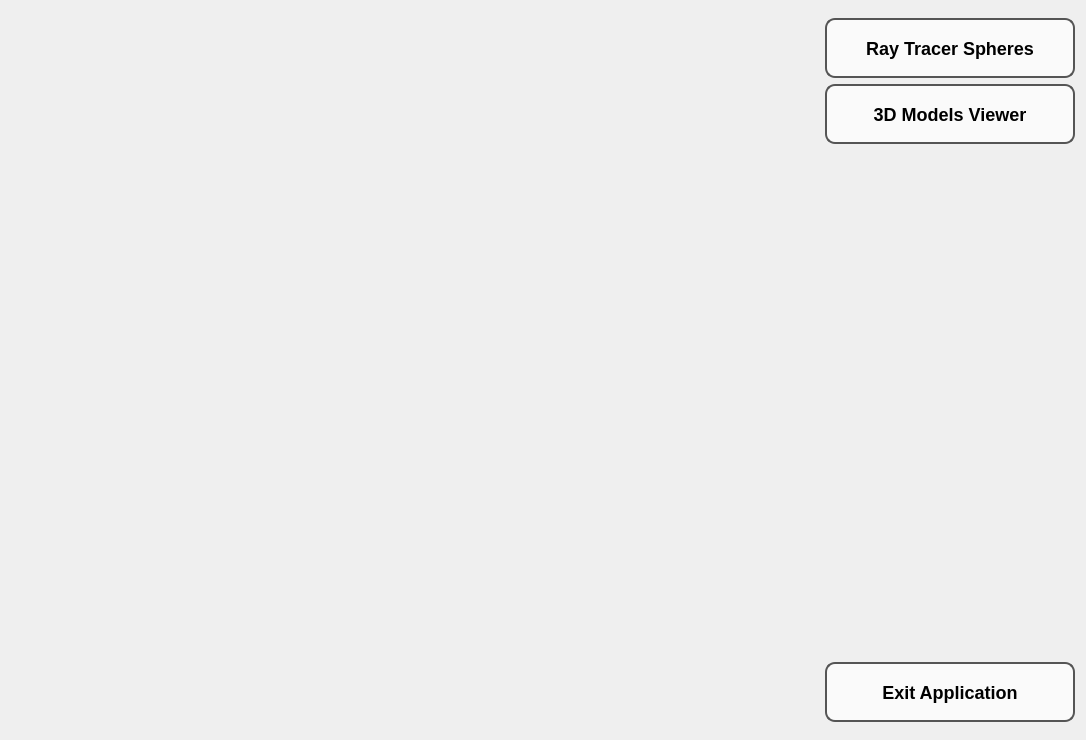
<?xml version="1.0" encoding="UTF-8"?>
<ui version="4.0">
 <class>Widget</class>
 <widget class="QWidget" name="Widget">
  <property name="geometry">
   <rect>
    <x>0</x>
    <y>0</y>
    <width>1086</width>
    <height>740</height>
   </rect>
  </property>
  <property name="windowTitle">
   <string>Shader Viewer</string>
  </property>
  <property name="styleSheet">
   <string>.Widget { border-image: url(:/Logo.png) 0 0 0 0 stretch stretch; }
QPushButton {
    font-size: 18px;
    font-weight: bold;
    padding: 15px;
    background-color: rgba(255, 255, 255, 180);
    border-radius: 10px;
    border: 2px solid #555;
}
QPushButton:hover {
    background-color: rgba(255, 255, 255, 220);
    border-color: #000;
}</string>
  </property>
  <layout class="QHBoxLayout" name="mainHorizontalLayout">
   <!-- Spacer to push buttons to the right -->
   <item>
    <spacer name="horizontalSpacer">
     <property name="orientation">
      <enum>Qt::Horizontal</enum>
     </property>
     <property name="sizeHint" stdset="0">
      <size>
       <width>40</width>
       <height>20</height>
      </size>
     </property>
    </spacer>
   </item>
   <!-- Right column for buttons -->
   <item>
    <layout class="QVBoxLayout" name="buttonColumnLayout">
     <item>
      <spacer name="verticalSpacerTop">
       <property name="orientation">
        <enum>Qt::Vertical</enum>
       </property>
      </spacer>
     </item>
     <item>
      <widget class="QPushButton" name="btnSpheres">
       <property name="minimumSize">
        <size>
         <width>250</width>
         <height>60</height>
        </size>
       </property>
       <property name="text">
        <string>Ray Tracer Spheres</string>
       </property>
      </widget>
     </item>
     <item>
      <widget class="QPushButton" name="btnModels">
       <property name="minimumSize">
        <size>
         <width>250</width>
         <height>60</height>
        </size>
       </property>
       <property name="text">
        <string>3D Models Viewer</string>
       </property>
      </widget>
     </item>
     <item>
      <spacer name="verticalSpacerMid">
       <property name="orientation">
        <enum>Qt::Vertical</enum>
       </property>
       <property name="sizeHint" stdset="0">
        <size>
         <width>20</width>
         <height>20</height>
        </size>
       </property>
      </spacer>
     </item>
     <item>
      <widget class="QPushButton" name="btnExit">
       <property name="minimumSize">
        <size>
         <width>250</width>
         <height>60</height>
        </size>
       </property>
       <property name="text">
        <string>Exit Application</string>
       </property>
      </widget>
     </item>
     <item>
      <spacer name="verticalSpacerBottom">
       <property name="orientation">
        <enum>Qt::Vertical</enum>
       </property>
      </spacer>
     </item>
    </layout>
   </item>
  </layout>
 </widget>
 <resources/>
 <connections>
  <connection>
   <sender>btnExit</sender>
   <signal>clicked()</signal>
   <receiver>Widget</receiver>
   <slot>close()</slot>
  </connection>
 </connections>
</ui>
